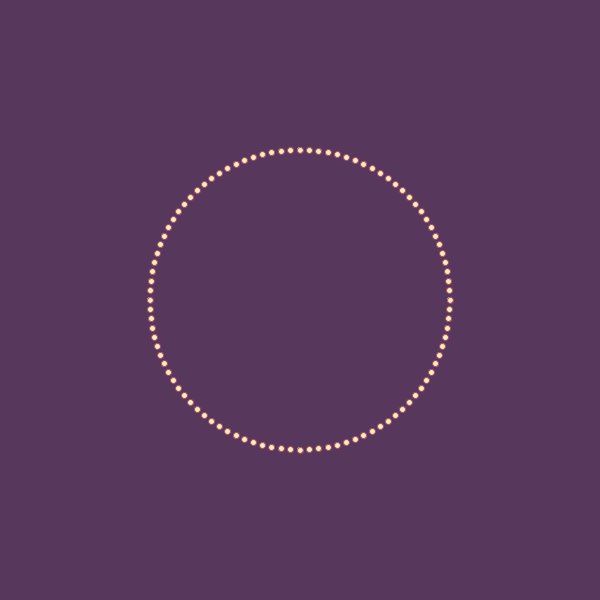
Frame 1 (no input)
Frame 60 (the mouse pressed at the canvas centre just before this capture): identical to frame 1, image omitted
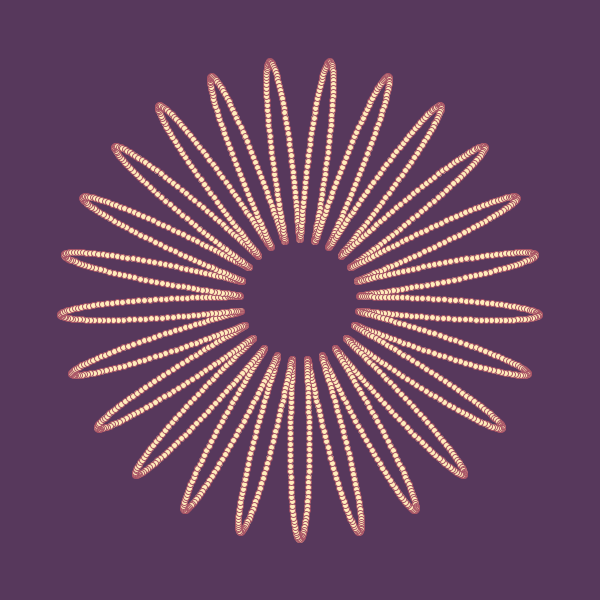
Frame 120 (the mouse held since frame 60 and released just before this capture)

The Processing sketch that drew these frames (run headless with seeded random() and noise(); from frame 60 on, the mouse is pressed at the canvas centre):

// Processing sketch: processing_177670
// ── processing_177670.pde

void setup () {
  size(600, 600);
  smooth();
}
 
void draw () {
  background(#57385c);
  fill(#ffedbc);
  stroke(#A75265);
  int num = (int) map (mouseY, 0, height, 100, 5000);
  int numRadius = (int) map(mouseX, 0, width, 0, 50);
  
  int i = 0;
  while (i < num) {
    float a = TWO_PI / num * i;
    float radiusAngle  = map (i, 0, num, 0, numRadius *TWO_PI);
    float radius = 150 + sin(radiusAngle) * 90;
    float x = width/2 + cos(a) * radius ;
    float y = height/2 + sin(a) * radius ;
     
    ellipse(x, y, 6, 6);
    i = i + 1;
  }
}
